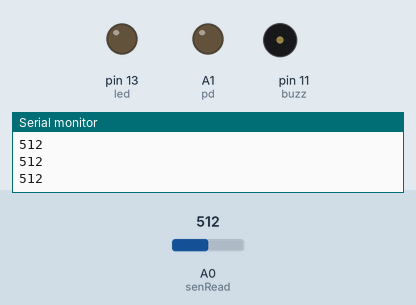
Simulated run of this sketch. Board: Arduino Uno, built with avr-gcc and run on an emulated ATmega328P. On the bench: output pins drawn as LEDs (lit = HIGH), buzzer (waves = sounding, pin HIGH), the last lines printed to the serial monitor. Dashed ring = blinking. Inputs (shaded band) come from the test bench; at power-on: A0 (senRead) = 512.

Above: at 1.2 s.
1.3 s: A0 (senRead) set to 843
2.8 s: A0 (senRead) set to 863
At 3.2 s:
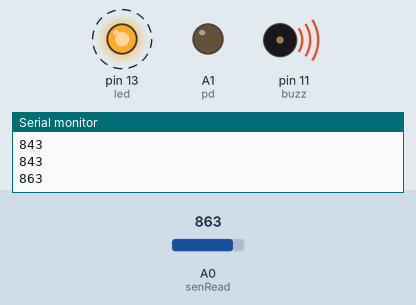
5.8 s: A0 (senRead) set to 840
At 6.3 s:
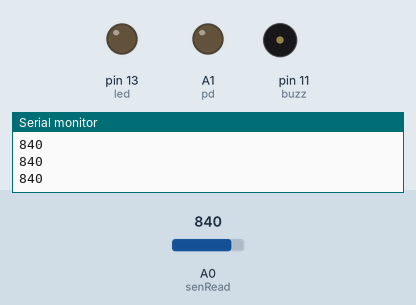
7.3 s: A0 (senRead) set to 860
At 7.7 s:
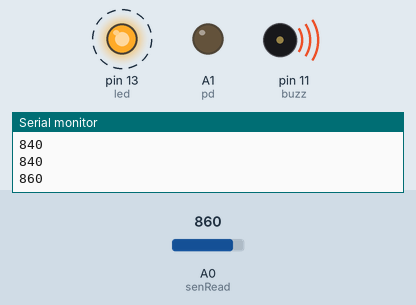
Timing chart, 0 to 11.3 s (numbered marks = the images above; inputs shaded):
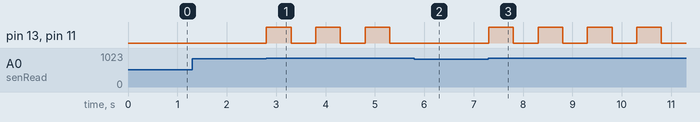

The sketch:

1.ino
```cpp
int limit = 850;
int led=13;
int buzz = 11;
int senRead = A0;
int pd=A1;
void setup(){
pinMode(pd,OUTPUT); //photodioda sebagai output
pinMode(buzz,OUTPUT); //buzzer atau speaker sebagai output
pinMode(led,OUTPUT);
digitalWrite(buzz,LOW); //apabila buzzer low
Serial.begin(9600);
 }
void loop(){
int val=analogRead(senRead); //nilai=nilai di LDR
Serial.println(val); //menampilkan nilai
if(val > limit)  //apabila nilai <= limit
  {
digitalWrite(buzz,HIGH);
digitalWrite(led,HIGH);
delay (500);
digitalWrite(buzz,LOW);
digitalWrite(led,LOW);
delay(500);
digitalWrite(buzz,HIGH);
digitalWrite(led,HIGH);
delay (500);
digitalWrite(buzz,LOW);
digitalWrite(led,LOW);
delay(500);
digitalWrite(buzz,HIGH);
digitalWrite(led,HIGH);
delay (500);
digitalWrite(buzz,LOW);
digitalWrite(led,LOW);
delay(500);
}
else if(val < limit) //apabila nilai > limit
  {
   digitalWrite(buzz,LOW); //buzzer atau speaker mati
  digitalWrite(led,LOW);
  delay(20);
  }
 }
```

Measured:
- the behaviour switches between 850 and 851 on A0 (senRead) (found by bisection; images 0 and 1)
- after the input at 2.8 s, pin 13 (led), pin 11 (buzz): alternates HIGH for 0.50 s and LOW for 0.50 s, starting at once
- after the input at 5.8 s, pin 13 (led), pin 11 (buzz): stays LOW (without the input it goes to HIGH after 0.00 s)
- after the input at 7.3 s, pin 13 (led), pin 11 (buzz): alternates HIGH for 0.50 s and LOW for 0.50 s, starting at once
